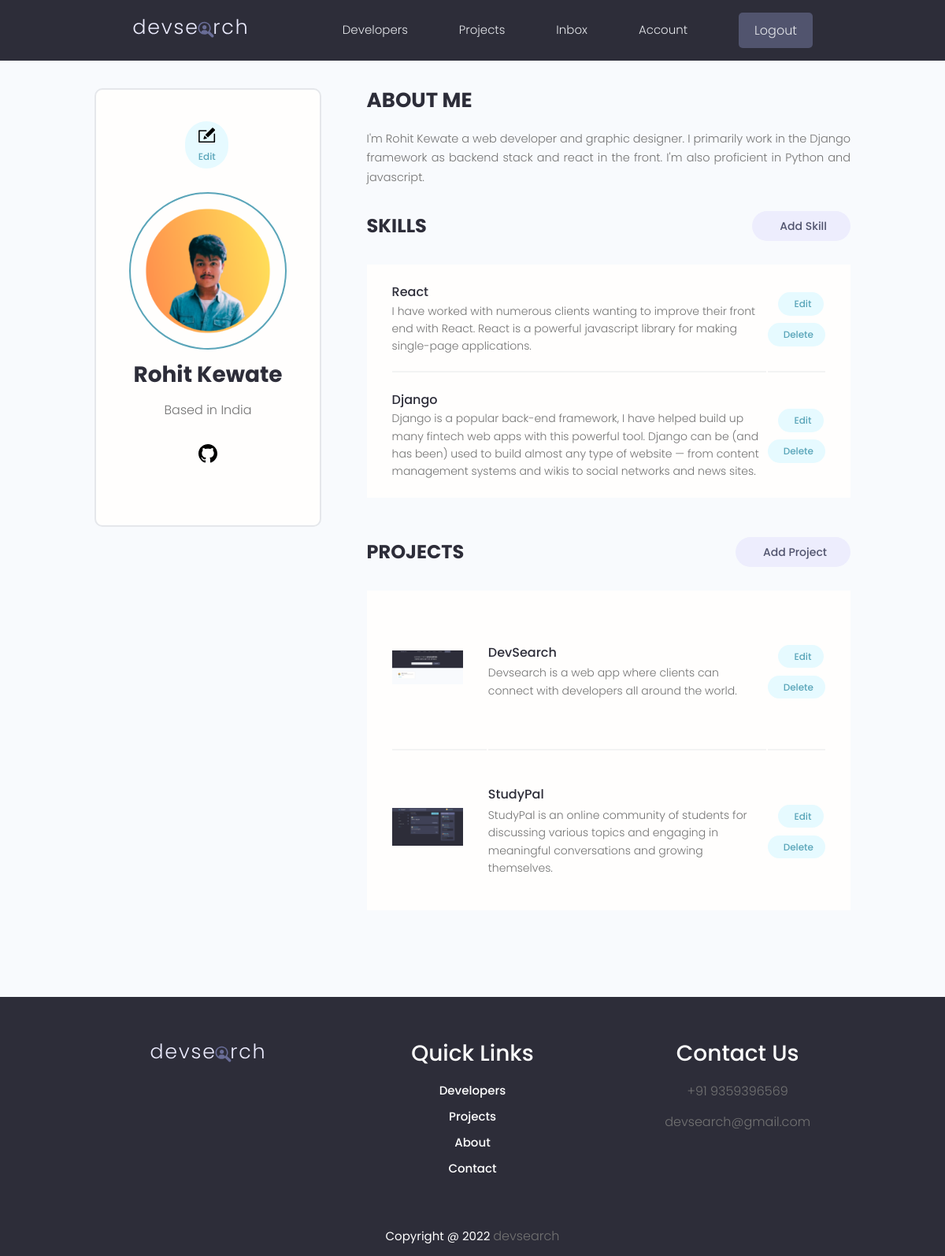
Page /users/account/ (signed in) on the committed database.
### users/models.py (models this page shows, shortened)
class profile(models.Model):
    user = models.OneToOneField(
        User,  on_delete=models.CASCADE, null=True, blank=True)
    name = models.CharField(max_length=200, null=True, blank=True)
    email = models.EmailField(max_length=500, null=True, blank=True)
    username = models.CharField(max_length=200, null=True, blank=True)
    location = models.CharField(max_length=200, null=True, blank=True)
    short_intro = models.CharField(max_length=200, null=True, blank=True)
    bio = models.TextField(null=True, blank=True)
    profile_image = models.ImageField(
        null=True, blank=True, upload_to='profiles/', default="profiles/avatar.svg")
    social_github = models.CharField(max_length=200, null=True, blank=True)
    social_twitter = models.CharField(max_length=200, null=True, blank=True)
    social_linkedin = models.CharField(max_length=200, null=True, blank=True)
    social_stackoverflow = models.CharField(
        max_length=200, null=True, blank=True)
    social_website = models.CharField(max_length=200, null=True, blank=True)
    created = models.DateTimeField(auto_now_add=True)
    id = models.UUIDField(default=uuid.uuid4, unique=True,
                          primary_key=True, editable=False)
    class Meta:
        ordering = ['created']
    @property
    def imageURL(self):
        try:
            url = self.profile_image.url
        except:
            url = ''
        return url

class Skill(models.Model):
    owner = models.ForeignKey(
        profile, on_delete=models.CASCADE,  null=True, blank=True)
    name = models.CharField(max_length=200, null=True, blank=True)
    description = models.TextField(null=True, blank=True)
    created = models.DateTimeField(auto_now_add=True)
    id = models.UUIDField(default=uuid.uuid4, unique=True,
                          primary_key=True, editable=False)

### projects/models.py (models this page shows, shortened)
class Project(models.Model):
    owner = models.ForeignKey(
        profile, null=True, blank=True, on_delete=models.CASCADE)
    title = models.CharField(max_length=200)
    description = models.TextField(null=True, blank=True)
    featured_image = models.ImageField(
        null=True, blank=True, default='default.jpg')
    demo_link = models.CharField(max_length=2000, null=True, blank=True)
    source_link = models.CharField(max_length=2000, null=True, blank=True)
    tags = models.ManyToManyField('Tag', blank=True)
    vote_total = models.IntegerField(default=0, null=True, blank=True)
    vote_ratio = models.IntegerField(default=0, null=True, blank=True)
    created = models.DateTimeField(auto_now_add=True)
    id = models.UUIDField(default=uuid.uuid4, unique=True,
                          primary_key=True, editable=False)
    class Meta:
        ordering = ['-vote_ratio', '-vote_total', 'title']
    @property
    def imageURL(self):
        try:
            url = self.featured_image.url
        except:
            url = ''
        return url

### users/views.py (the view)
# urls.py: path('account/', views.userAccount, name='user-account-page'),
@login_required(login_url="login-page")
def userAccount(request):
    profile = request.user.profile
    Skills = profile.skill_set.all()
    projects = profile.project_set.all()
    context = {'profile': profile, 'skills': Skills, 'projects': projects}
    return render(request, 'users/account.html', context)

### users/templates/users/account.html (shortened to what this page needs)
{% extends 'base.html' %}
{% load static %}
{% block content %}
<main class="settingsPage profile my-md">
  <div class="container">
    <div class="layout">
      <div class="column column--1of3">
        <div class="card text-center">
          <div class="card__body dev">
            <a class="tag tag--pill tag--main settings__btn" href="{% url 'edit-account-page' %}">
              Edit</a>
              {% if profile.profile_image == None %}
              <img class="avatar avatar--xl dev__avatar" src="{% static 'images\avatar.svg' %}"/>
              {% else %}
              <img class="avatar avatar--xl dev__avatar" src="{{profile.imageURL}}"/>
              {% endif %}
            <h2 class="dev__name">{{profile.name}}</h2>
            <p class="dev__location">Based in {{profile.location}}</p>
            <ul class="dev__social">
              {% if profile.social_github %}
              <li>
                <a title="Github" href="{{ user.social_github }}" target="_blank">
                </a>
              </li>
              {% endif %}
            </ul>
          </div>
        </div>
      </div>
      <div class="column column--2of3">
        <div class="devInfo">
          <h3 class="devInfo__title">About Me</h3>
          <p class="devInfo__about">{{profile.bio}}</p>
        </div>
        <div class="settings">
          <h3 class="settings__title">Skills</h3>
          <a class="tag tag--pill tag--sub settings__btn tag--lg" href="{% url 'add-skill-page' %}"> Add Skill</a>
        </div>
        <table class="settings__table">
          {% for skill in skills %}
          <tr>
            <td class="settings__tableInfo">
              <h4>{{skill.name}}</h4>
              <p>
                {{skill.description}}
              </p>
            </td>
            <td class="settings__tableActions">
              <a class="tag tag--pill tag--main settings__btn" href="{% url 'edit-skill-page' skill.id %}"> Edit</a>
              <a class="tag tag--pill tag--main settings__btn" href="{% url 'delete-skill-page' skill.id %}">
                Delete</a>
            </td>
          </tr>
          {% endfor %}
        </table>
        <div class="settings">
          <h3 class="settings__title">Projects</h3>
          <a class="tag tag--pill tag--sub settings__btn tag--lg" href="{% url 'create-project-page' %}"> Add Project</a>
        </div>
        <table class="settings__table">
          {% for project in projects %}
          <tr>
            <td class="settings__thumbnail">
              <a href="{% url 'single-project-page' project.id %}"><img src="{{project.imageURL}}" alt="Project Thumbnail" /></a>
            </td>
            <td class="settings__tableInfo">
              <a href="{% url 'single-project-page' project.id %}">{{project.title}}</a>
              <p>{{project.description|slice:"150"}}</p>
            </td>
            <td class="settings__tableActions">
              <a class="tag tag--pill tag--main settings__btn" href="{% url 'update-project-page' project.id %}"> Edit</a>
              <a class="tag tag--pill tag--main settings__btn"
                href="{% url 'delete-project-page'  project.id %}?next=/account">
                Delete</a>
            </td>
          </tr>
          {% endfor %}
        </table>
      </div>
    </div>
  </div>
</main>
{% endblock content %}

### static/styles/app.css (style rules this page uses)
:root { --color-sub: #2d2d39; }
.card { border: 2px solid var(--color-light); }
img { width: 100%; }
.profile .card>.dev { padding: 4rem; }
.dev__avatar { display: block; margin: auto; }
.dev__name { color: var(--color-sub); font-size: 2.8rem; font-weight: 700; margin-top: 1rem; margin-bottom: 0.5rem; }
.dev__location { margin-top: 1rem; }
.dev__social { margin: 3rem 0; list-style: none; display: flex; justify-content: center; gap: 1.5rem; }
.devInfo { margin-bottom: 3rem; }
.devInfo__title, .devInfo__subtitle { font-size: 2.6rem; color: var(--color-sub); text-transform: uppercase; font-weight: 700; margin-bottom: 1.5rem; }
.devInfo__about, .devSkill__info { font-size: 1.45rem; line-height: 1.7; text-align: justify; }
.settingsPage .dev>.settings__btn { display: inline-block; margin-bottom: 3rem; }
.settings { display: flex; justify-content: space-between; align-items: center; }
.settings__title { font-size: 2.4rem; text-transform: uppercase; font-weight: 700; color: var(--color-sub); }
.settings__table { margin-top: 3rem; margin-bottom: 5rem; padding: 0 3rem; background: var(--color-white); }
.settings__table tr { width: 100%; }
.settings__table tr>td { padding: 2rem 0; }
.settings__table tr:not(:last-child) td { border-bottom: 2px solid var(--color-white-light); }
.settings__thumbnail { width: 23%; min-width: 10rem; }
.settings__thumbnail img { padding-right: 3rem; height: 15rem; object-fit: contain; }
.settings__tableInfo { width: 100%; }
.settings__tableInfo h4, .settings__tableInfo a { padding-right: 1rem; width: auto; font-size: 1.6rem; font-weight: 500; color: var(--color-sub); }
.settings__tableInfo p { font-size: 1.4rem; }
.settings__tableActions { text-align: right; }

### static/uikit/styles/modules/_variables.css (style rules this page uses)
:root { --color-main: #5aa5b9; --color-main-light: #e6faff; --color-sub: #3f4156; --color-sub-light: #51546e; --color-sub-lighter: #ededfd; --color-text: #737373; --color-gray: #8b8b8b; --color-light: #e5e7eb; --color-light-gray: #767676; --color-bg: #f8fafd; --color-white: #fffefd; --color-white-light: #f3f3f3; --color-success: #359e64; --color-success-bg: #def8e8; --color-error: #fc4b0b; --color-error-bg: #fff2ee; --font-base: 'Poppins', arial, helvetica, 'Segoe UI', roboto, ubuntu, sans-serif; --font-monospace: 'Fira Code', 'Courier New', courier, monospace; --font-regular: 300; --font-medium: 500; --font-bold: 700; --generic-shadow: 1px 1px 5px #00000010; --generic-transition: all 0.3s ease-in-out; }

### static/uikit/styles/modules/_base.css (style rules this page uses)
* { margin: 0; padding: 0; box-sizing: border-box; text-rendering: optimizeLegibility; color: inherit; font-size: inherit; }
html { font-size: 50%; }
@media only screen and (min-width: 480px) { html { font-size: 56.25%; } }
@media only screen and (min-width: 1200px) { html { font-size: 62.5%; } }
body { line-height: 1.6; font-weight: 400; font-size: 1.5rem; color: var(--color-text); background-color: var(--color-bg); min-height: 100vh; }

### static/uikit/styles/modules/_typography.css (style rules this page uses)
* { font-family: var(--font-base); }
h2 { font-size: 3.6rem; font-weight: var(--font-bold); }
h3 { font-size: 3.2rem; font-weight: var(--font-medium); }
h4 { font-size: 2.8rem; font-weight: var(--font-medium); }
p, span, strong { font-size: 1.6rem; color: var(--color-text); font-weight: var(--font-regular); }
a { padding-bottom: 2px; text-decoration: none; display: inline-block; color: var(--color-main); font-weight: var(--font-medium); }

### static/uikit/styles/modules/_utilities.css (style rules this page uses)
.container { width: 92%; max-width: 165rem; margin: 0 auto; box-sizing: border-box; }
@media screen and (min-width: 1000px) { .container { width: 90%; } }
@media screen and (min-width: 1200px) { .container { width: 80%; } }
.text-center { text-align: center; }
.my-md { margin: 3rem auto; }

### static/uikit/styles/modules/_avatar.css (style rules this page uses)
.avatar { border-radius: 50%; border: 2px solid var(--color-main); object-fit: cover; }
.avatar--xl { height: 20rem; width: 20rem; }

### static/uikit/styles/modules/_card.css (style rules this page uses)
.card { border-radius: 1rem; background-color: var(--color-white); border: 1.5px solid var(--color-light); width: auto; height: auto; margin-top: 0.5rem; margin-bottom: 0.5rem; overflow: hidden; }
.card__body, .card__header { padding: 2rem 2.5rem; }

### static/uikit/styles/modules/_layout.css (style rules this page uses)
.layout { display: flex; flex-flow: row wrap; justify-content: space-between; }
.layout > .column { margin-bottom: 3rem; }
.layout > .column.column--1of3 { flex-basis: 30%; }
.layout > .column.column--2of3 { flex-basis: 64%; }

### rows in the picture
profile: imageURL (picture), name "Rohit Kewate", location "India", bio "I'm Rohit Kewate a web developer and graphic designer. I primarily work in the Django framework as backend stack and react in the front. I'm also proficient in Python and javascript."
Skill: name "React", description "I have worked with numerous clients wanting to improve their front end with React. React is a powerful javascript library for making single-page applications."
Skill: name "Django", description "Django is a popular back-end framework, I have helped build up many fintech web apps with this powerful tool. Django can be (and has been) used to build almost any type of website — from content management systems and wikis to social networks and news sites."
Project: imageURL (picture), title "DevSearch", description "Devsearch is a web app where clients can connect with developers all around the world."
Project: imageURL (picture), title "StudyPal", description "StudyPal is an online community of students for discussing various topics and engaging in meaningful conversations and growing themselves."
